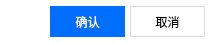
<?xml version="1.0" encoding="UTF-8"?>
<ui version="4.0">
 <class>QWindowShareToolBar</class>
 <widget class="QWidget" name="QWindowShareToolBar">
  <property name="geometry">
   <rect>
    <x>0</x>
    <y>0</y>
    <width>213</width>
    <height>43</height>
   </rect>
  </property>
  <property name="windowTitle">
   <string>分享区域</string>
  </property>
  <property name="styleSheet">
   <string notr="true">background: #ffffff;</string>
  </property>
  <widget class="QPushButton" name="ok">
   <property name="geometry">
    <rect>
     <x>50</x>
     <y>6</y>
     <width>75</width>
     <height>31</height>
    </rect>
   </property>
   <property name="styleSheet">
    <string notr="true">QPushButton {
	border: none;
	background:  #006eff;
	color: #ffffff;
	font: 10pt &quot;Microsoft YaHei&quot;;
}

QPushButton:hover {
	background:  #0068f2;
}

QPushButton:pressed {
	background:  #0062e5;
}

QPushButton:disable {
	border: 1px solid #d5d5d5;
	color: #bbbbbb;
	background:  #f2f2f2;
}</string>
   </property>
   <property name="text">
    <string>确认</string>
   </property>
  </widget>
  <widget class="QPushButton" name="cancel">
   <property name="geometry">
    <rect>
     <x>130</x>
     <y>6</y>
     <width>75</width>
     <height>31</height>
    </rect>
   </property>
   <property name="styleSheet">
    <string notr="true">QPushButton {
	border: 1px solid #dddddd;
	background:  #ffffff;
	color: #000000;
	font: 10pt &quot;Microsoft YaHei&quot;;
}

QPushButton:hover {
	border: 1px solid #d2d2d2;
	background:  #f2f2f2;
}

QPushButton:pressed {
	border: 1px solid #d2d2d2;
	background:  #e5e5e5;
}

QPushButton:disable {
	border: 1px solid #d5d5d5;
	color: #bbbbbb;
	background:  #f2f2f2;
}</string>
   </property>
   <property name="text">
    <string>取消</string>
   </property>
  </widget>
 </widget>
 <layoutdefault spacing="6" margin="11"/>
 <resources/>
 <connections/>
</ui>
